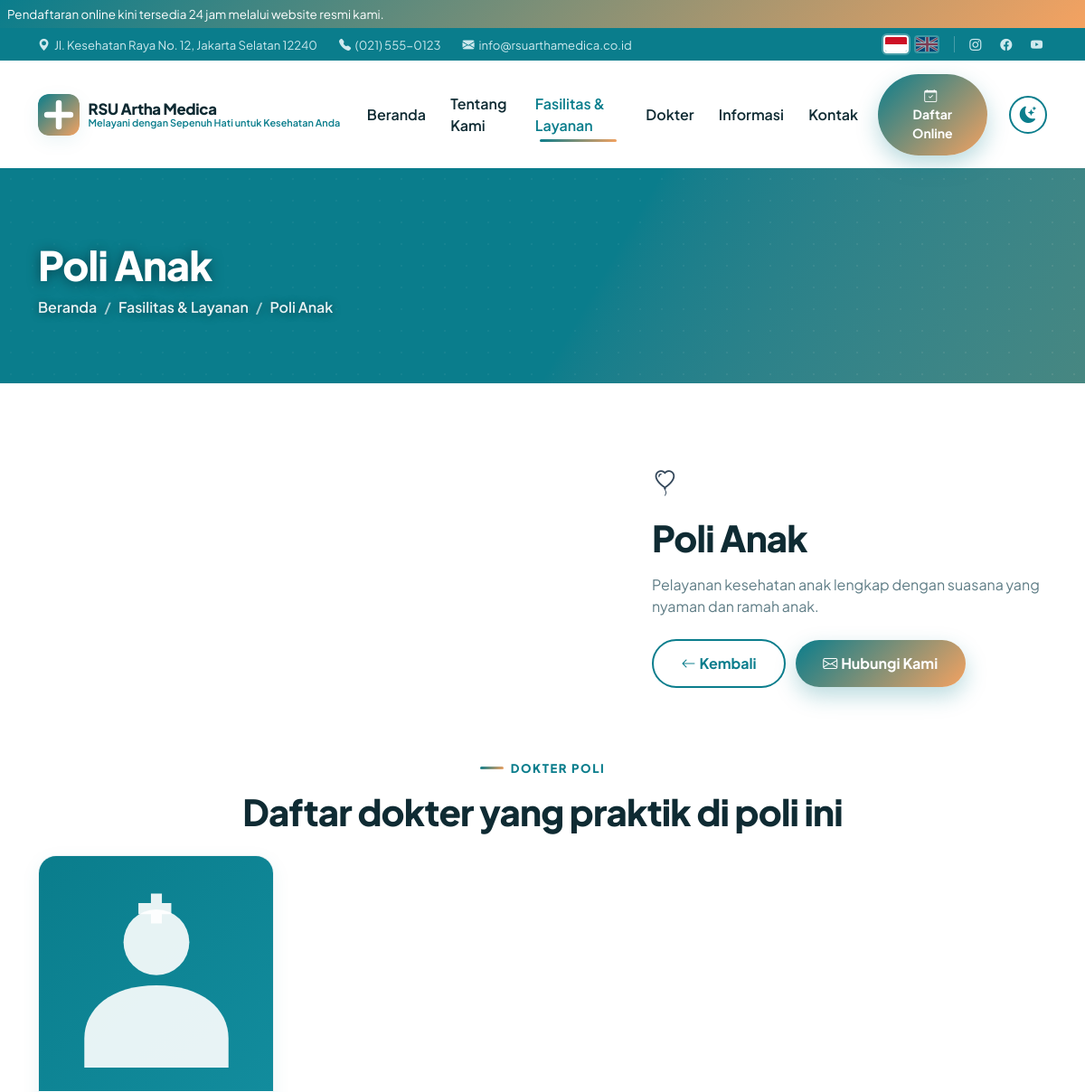
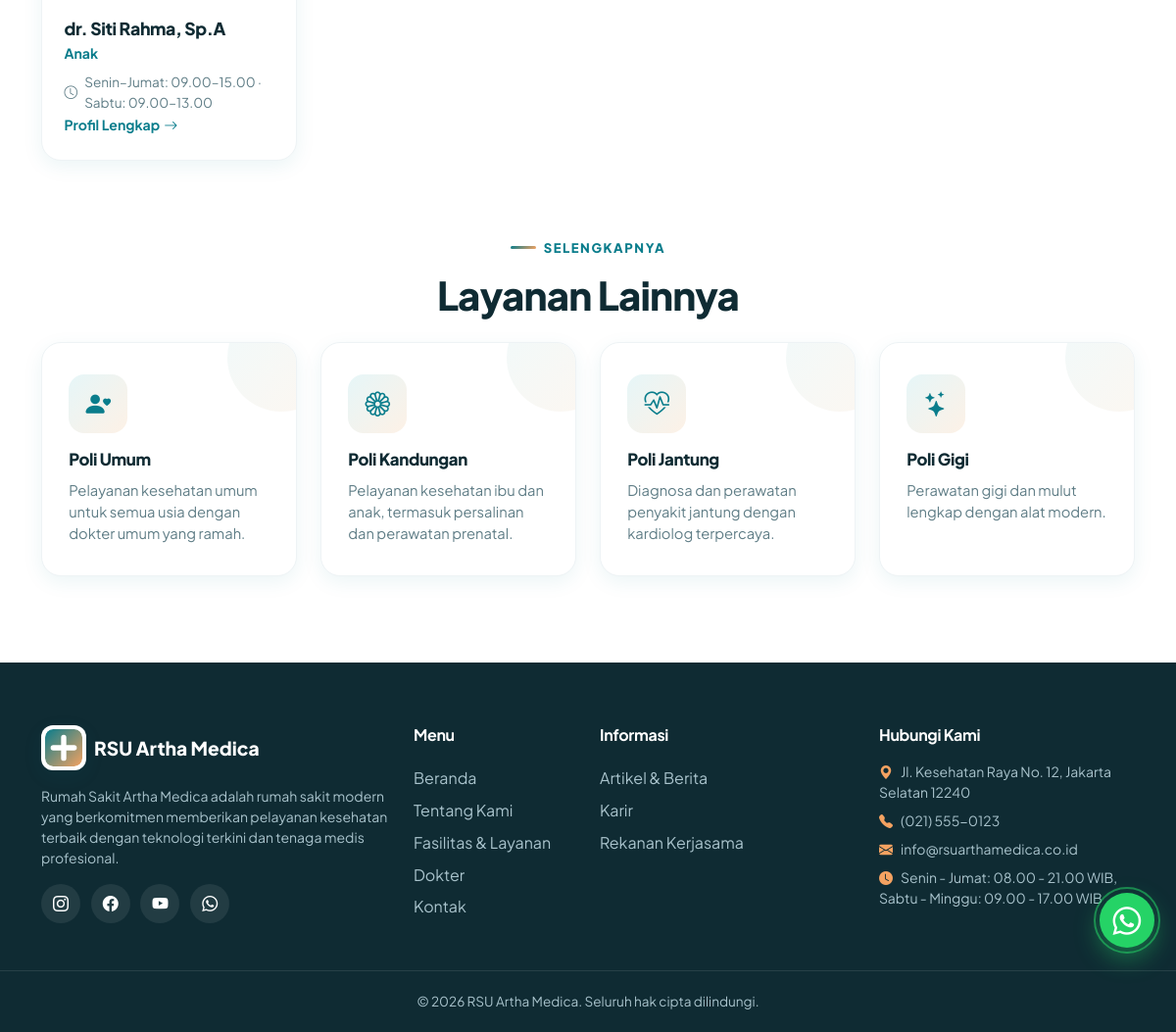
Screenshot of /detail.php?type=service&id=2 with the database file from the repository (2 pictures, top to bottom).
### tables this page shows
CREATE TABLE services (
  id INT AUTO_INCREMENT PRIMARY KEY,
  title VARCHAR(255) NOT NULL,
  icon VARCHAR(100) DEFAULT NULL,
  description TEXT,
  image VARCHAR(255) DEFAULT NULL,
  sort INT DEFAULT 0,
  active TINYINT(1) DEFAULT 1,
  created_at TIMESTAMP DEFAULT CURRENT_TIMESTAMP
);

CREATE TABLE doctors (
  id INT AUTO_INCREMENT PRIMARY KEY,
  name VARCHAR(150) NOT NULL,
  specialist VARCHAR(150) DEFAULT NULL,
  service_id INT DEFAULT NULL,
  photo VARCHAR(255) DEFAULT NULL,
  schedule VARCHAR(255) DEFAULT NULL,
  email VARCHAR(150) DEFAULT NULL,
  phone VARCHAR(50) DEFAULT NULL,
  bio TEXT,
  sort INT DEFAULT 0,
  active TINYINT(1) DEFAULT 1,
  created_at TIMESTAMP DEFAULT CURRENT_TIMESTAMP
);

### includes/db.php (called while the page is built, shortened)
<?php
function db(): PDO
{
    static $pdo = null;
    if ($pdo === null) {
        $dsn = 'mysql:host=' . DB_HOST . ';dbname=' . DB_NAME . ';charset=utf8mb4';
        try {
            $pdo = new PDO($dsn, DB_USER, DB_PASS, [
                PDO::ATTR_ERRMODE => PDO::ERRMODE_EXCEPTION,
                PDO::ATTR_DEFAULT_FETCH_MODE => PDO::FETCH_ASSOC,
                PDO::ATTR_EMULATE_PREPARES => false,
            ]);
        } catch (PDOException $e) {
            http_response_code(500);
            exit('Koneksi database gagal: ' . htmlspecialchars($e->getMessage(), ENT_QUOTES, 'UTF-8'));
        }
    }
    return $pdo;
}
function db_all(string $sql, array $params = []): array
{
    $stmt = db()->prepare($sql);
    $stmt->execute($params);
    return $stmt->fetchAll();
}
function db_one(string $sql, array $params = []): ?array
{
    $stmt = db()->prepare($sql);
    $stmt->execute($params);
    $row = $stmt->fetch();
    return $row === false ? null : $row;
}

### includes/functions.php (called while the page is built, shortened)
<?php
function base_url(string $path = ''): string
{
    static $base = null;
    if ($base === null) {
        $script = $_SERVER['SCRIPT_NAME'] ?? '/';
        $dir = rtrim(str_replace('\\', '/', dirname($script)), '/');
        $base = rtrim($dir, '/');
    }
    return $base . '/' . ltrim($path, '/');
}
function lang_code(): string
{
    static $code = null;
    if ($code === null) {
        $c = $_SESSION['lang'] ?? ($_COOKIE['lang'] ?? 'id');
        $code = ($c === 'en' && !is_admin_route()) ? 'en' : 'id';
    }
    return $code;
}
function t(string $key, array $params = []): string
{
    $text = $GLOBALS['LANG'][$key] ?? $GLOBALS['LANG_ID'][$key] ?? $key;
    return $params ? vsprintf($text, $params) : $text;
}
function e(?string $value): string
{
    return htmlspecialchars((string)$value, ENT_QUOTES, 'UTF-8');
}
function nl2br_e(?string $value): string
{
    return nl2br(e($value));
}
function truncate(?string $text, int $limit = 120): string
{
    $text = trim(strip_tags((string)$text));
    if (mb_strlen($text) <= $limit) {
        return $text;
    }
    return mb_substr($text, 0, $limit) . '…';
}
function doctor_days(): array
{
    return [0 => 'Senin', 1 => 'Selasa', 2 => 'Rabu', 3 => 'Kamis', 4 => 'Jumat', 5 => 'Sabtu', 6 => 'Minggu'];
}
function get_doctor_schedules(int $doctorId): array
{
    return db_all('SELECT * FROM doctor_schedules WHERE doctor_id = ? ORDER BY day ASC', [$doctorId]);
}
function format_time(?string $t): string
{
    $parts = explode(':', (string)$t);
    return $parts[0] . '.' . ($parts[1] ?? '00');
}
function schedule_compact(array $rows): string
{
    $days = doctor_days();
    $groups = [];
    foreach ($rows as $r) {
        $start = $r['start_time'] ?? null;
        $end = $r['end_time'] ?? null;
        $key = format_time($start) . '–' . format_time($end);
        $groups[$key][] = (int)$r['day'];
    }
    $chunks = [];
    foreach ($groups as $key => $dayList) {
        sort($dayList);
        $ranges = [];
        $i = 0;
        while ($i < count($dayList)) {
            $j = $i;
            while ($j + 1 < count($dayList) && $dayList[$j + 1] === $dayList[$j] + 1) {
                $j++;
            }
            if ($j === $i) {
                $ranges[] = $days[$dayList[$i]];
            } else {
                $ranges[] = $days[$dayList[$i]] . '–' . $days[$dayList[$j]];
            }
            $i = $j + 1;
        }
        $chunks[] = implode(', ', $ranges) . ': ' . $key;
    }
    return implode(' · ', $chunks);
}

### detail.php (the view, shortened to what this page needs)
<?php
$type = (string)($_GET['type'] ?? '');
$id = (int)($_GET['id'] ?? 0);
$table  = $type === 'service' ? 'services' : 'facilities';
$item = db_one("SELECT * FROM {$table} WHERE id = ? AND active = 1", [$id]);
include __DIR__ . '/includes/header.php';
include __DIR__ . '/includes/sections/page_banner.php';
$related = db_all("SELECT id, title, icon, description, image FROM {$table} WHERE active = 1 AND id <> ? ORDER BY sort ASC, id ASC LIMIT 4", [$id]);
$icon = $item['icon'] ?: ($type === 'service' ? 'bi bi-heart-pulse-fill' : 'bi bi-building');
$serviceDoctors = $type === 'service'
    ? db_all('SELECT * FROM doctors WHERE active = 1 AND service_id = ? ORDER BY sort ASC, id ASC', [$id])
    : [];
?>
<section class="section">
  <div class="container">
    <div class="row g-5 align-items-center">
      <div class="col-lg-5" data-aos="fade-left" data-aos-delay="120">
        <span class="icon-wrap" style="width:64px;height:64px;font-size:1.8rem"><i class="<?= e($icon) ?>"></i></span>
        <h1 class="section-title mt-3 mb-3"><?= e($item['title']) ?></h1>
        <div style="color:var(--muted)"><?= nl2br_e($item['description']) ?></div>
        <div class="mt-4">
          <a href="<?= e(base_url('services.php')) ?>" class="btn btn-outline-primary-round"><i class="bi bi-arrow-left me-1"></i><?= e(t('detail.back')) ?></a>
          <a href="<?= e(base_url('contact.php')) ?>" class="btn btn-grad ms-2"><i class="bi bi-envelope me-1"></i><?= e(t('detail.contact')) ?></a>
        </div>
      </div>
    </div>
    <?php if ($type === 'service' && $serviceDoctors): ?>
    <div class="mt-5 pt-4">
      <div class="text-center mb-4" data-aos="fade-up">
        <span class="section-eyebrow"><?= e(t('detail.service_doctors')) ?></span>
        <h2 class="section-title"><?= e(t('detail.service_doctors.sub')) ?></h2>
      </div>
      <div class="row g-4">
        <?php foreach ($serviceDoctors as $doc): ?>
        <?php $dPhoto = $doc['photo'] ? img_url('doctors', $doc['photo']) : base_url('assets/img/doctor-placeholder.svg'); ?>
        <?php $dSched = schedule_compact(get_doctor_schedules((int)$doc['id'])); ?>
        <div class="col-md-6 col-lg-3" data-aos="fade-up" data-aos-delay="<?= ((int)$doc['sort'] % 4) * 80 ?>">
          <div class="doc-card">
            <a href="<?= e(base_url('doctor-detail.php?id=' . (int)$doc['id'])) ?>">
              <div class="doc-photo-wrap"><img class="doc-photo" src="<?= e($dPhoto) ?>" alt="<?= e($doc['name']) ?>"></div>
            </a>
            <div class="doc-body">
              <h5 class="doc-name"><?= e($doc['name']) ?></h5>
              <div class="doc-spec"><?= e($doc['specialist']) ?></div>
              <?php if ($dSched): ?><div class="doc-sched"><i class="bi bi-clock"></i><?= e($dSched) ?></div><?php endif; ?>
              <a class="read-more" href="<?= e(base_url('doctor-detail.php?id=' . (int)$doc['id'])) ?>"><?= e(t('about.fullprofile')) ?> <i class="bi bi-arrow-right ms-1"></i></a>
            </div>
          </div>
        </div>
        <?php endforeach; ?>
      </div>
    </div>
    <?php endif; ?>
    <?php if ($related): ?>
    <div class="mt-5 pt-4">
      <div class="text-center mb-4" data-aos="fade-up">
        <span class="section-eyebrow"><?= e(t('detail.related')) ?></span>
        <h2 class="section-title"><?= e($type === 'service' ? t('detail.related_services') : t('detail.related_facilities')) ?></h2>
      </div>
      <div class="row g-4">
        <?php foreach ($related as $r): ?>
        <div class="col-md-6 col-lg-3" data-aos="fade-up" data-aos-delay="<?= ((int)$r['id'] % 4) * 80 ?>">
          <a class="icon-card icon-card-link" href="<?= e(base_url('detail.php?type=' . $type . '&id=' . (int)$r['id'])) ?>">
            <span class="icon-wrap"><i class="<?= e($r['icon'] ?: $icon) ?>"></i></span>
            <h5><?= e($r['title']) ?></h5>
            <p><?= e(truncate($r['description'], 90)) ?></p>
          </a>
        </div>
        <?php endforeach; ?>
      </div>
    </div>
    <?php endif; ?>
  </div>
</section>
<?php include __DIR__ . '/includes/footer.php'; ?>

### assets/css/style.css (style rules this page uses)
:root { --primary: #0a7d8c; --secondary: #f4a261; --primary-dark: #075f6b; --primary-light: #e6f6f8; --secondary-light: #fdf1e6; --dark: #0f2b33; --ink: #0f2b33; --muted: #5f7d86; --light: #f5f9fa; --surface: #ffffff; --surface-soft: #f5f9fa; --border: #eef3f5; --border-soft: #f1f5f6; --body-text: #33475a; --navbar-bg: rgba(255, 255, 255, 0.92); --navbar-bg-solid: rgba(255, 255, 255, 0.98); --grad: linear-gradient(135deg, var(--primary), var(--secondary)); --grad-soft: linear-gradient(135deg, #e6f6f8 0%, #fdf1e6 100%); --shadow-sm: 0 6px 20px rgba(10, 125, 140, 0.08); --shadow-md: 0 14px 40px rgba(10, 125, 140, 0.14); --shadow-lg: 0 24px 60px rgba(10, 125, 140, 0.20); --radius: 1.25rem; --radius-lg: 2rem; --font: 'Plus Jakarta Sans', 'Poppins', 'Segoe UI', system-ui, -apple-system, sans-serif; }
html { scroll-behavior: smooth; }
body { font-family: var(--font); color: var(--body-text); background: var(--surface); overflow-x: hidden; }
h1, h2, h3, h4, h5, h6 { font-weight: 800; color: var(--ink); letter-spacing: -0.02em; }
a { text-decoration: none; }
.btn-grad { background: var(--grad); color: #fff !important; border: 0; border-radius: 50rem; padding: 0.85rem 1.9rem; font-weight: 700; box-shadow: 0 10px 24px rgba(10, 125, 140, 0.28); transition: transform 0.25s ease, box-shadow 0.25s ease, filter 0.25s ease; }
.btn-outline-primary-round { border: 2px solid var(--primary); color: var(--primary); border-radius: 50rem; padding: 0.8rem 1.9rem; font-weight: 700; transition: all 0.25s ease; }
.section { padding: 5.5rem 0; }
.section-eyebrow { display: inline-flex; align-items: center; gap: 0.5rem; color: var(--primary); font-weight: 800; font-size: 0.82rem; letter-spacing: 0.12em; text-transform: uppercase; margin-bottom: 0.9rem; }
.section-eyebrow::before { content: ''; width: 26px; height: 3px; border-radius: 3px; background: var(--grad); }
.section-title { font-size: clamp(1.7rem, 3.5vw, 2.5rem); margin-bottom: 0.9rem; }
.icon-card { background: var(--surface); border-radius: var(--radius); padding: 2rem 1.7rem; height: 100%; border: 1px solid var(--border); box-shadow: var(--shadow-sm); transition: transform 0.3s ease, box-shadow 0.3s ease; position: relative; overflow: hidden; }
.icon-card::before { content: ''; position: absolute; top: -40px; right: -40px; width: 110px; height: 110px; border-radius: 50%; background: var(--grad-soft); opacity: 0.6; transition: transform 0.4s ease; }
.icon-card .icon-wrap { width: 60px; height: 60px; display: inline-flex; align-items: center; justify-content: center; border-radius: 1rem; background: var(--grad-soft); color: var(--primary); font-size: 1.6rem; margin-bottom: 1.1rem; transition: background 0.3s ease, color 0.3s ease; }
.icon-card h5 { font-size: 1.05rem; margin-bottom: 0.6rem; }
.icon-card p { color: var(--muted); font-size: 0.92rem; margin-bottom: 0; }
a.icon-card-link { display: block; color: inherit; text-decoration: none; }
.read-more { display: inline-flex; align-items: center; font-weight: 700; font-size: 0.88rem; color: var(--primary); text-decoration: none; }
.doc-card { background: var(--surface); border-radius: var(--radius); overflow: hidden; box-shadow: var(--shadow-sm); border: 1px solid var(--border); transition: transform 0.3s ease, box-shadow 0.3s ease; height: 100%; }
.doc-card .doc-photo-wrap { height: 260px; overflow: hidden; position: relative; }
.doc-card .doc-photo { width: 100%; height: 100%; object-fit: cover; transition: transform 0.5s ease; }
.doc-card .doc-body { padding: 1.3rem 1.4rem 1.5rem; }
.doc-card .doc-name { font-size: 1.1rem; margin-bottom: 0.2rem; }
.doc-card .doc-spec { color: var(--primary); font-weight: 700; font-size: 0.88rem; margin-bottom: 0.6rem; }
.doc-card .doc-sched { font-size: 0.85rem; color: var(--muted); display: flex; align-items: center; gap: 0.45rem; }

### rows the page displays
services: title "Poli Anak", description "Pelayanan kesehatan anak lengkap dengan suasana yang nyaman dan ramah anak."
doctors: name "dr. Siti Rahma, Sp.A", specialist "Anak", dSched "Senin–Jumat: 09.00–15.00 · Sabtu: 09.00–13.00"
services: title "Poli Umum", description "Pelayanan kesehatan umum untuk semua usia dengan dokter umum yang ramah."
services: title "Poli Kandungan", description "Pelayanan kesehatan ibu dan anak, termasuk persalinan dan perawatan prenatal."
services: title "Poli Jantung", description "Diagnosa dan perawatan penyakit jantung dengan kardiolog terpercaya."
services: title "Poli Gigi", description "Perawatan gigi dan mulut lengkap dengan alat modern."

### other values shown
setting('site_announcement') "Pendaftaran online kini tersedia 24 jam melalui website resmi kami."
setting('site_address') "Jl. Kesehatan Raya No. 12, Jakarta Selatan 12240"
setting('site_phone') "(021) 555-0123"
setting('site_email') "info@rsuarthamedica.co.id"
setting('site_name') "RSU Artha Medica"
setting('site_tagline') "Melayani dengan Sepenuh Hati untuk Kesehatan Anda"
t('nav.home') "Beranda"
t('nav.about') "Tentang Kami"
t('nav.services') "Fasilitas & Layanan"
t('nav.doctors') "Dokter"
t('nav.information') "Informasi"
t('nav.contact') "Kontak"
t('nav.register') "Daftar Online"
$bannerTitle "Poli Anak"
$c['label'] "Beranda"
